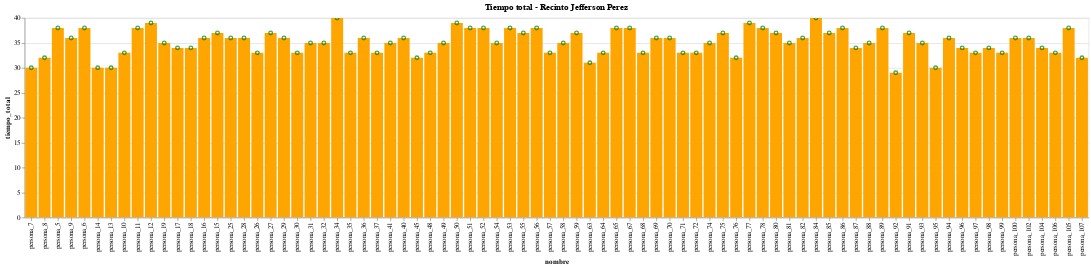

The code cell stored with this chart in its notebook:
### Markdown cell above
<h2>Total de de personas que realizaron el proceso de vacunación.</h2>

### Code cell
alt.Chart(df_data[df_data['resultado_vacuna']==1]).mark_bar(color='orange').encode(
    x=alt.X('nombre',sort=alt.EncodingSortField(field="id", op="count", order='ascending')),
    y='tiempo_total'
    )+alt.Chart(df_data[df_data['resultado_vacuna']==1]).mark_point(color='green').encode(
        x=alt.X('nombre',sort=alt.EncodingSortField(field="id", op="count", order='ascending')),
        y='tiempo_total').properties(title='Tiempo total - Recinto Jefferson Perez').interactive()

### Figure 1 — Vega-Lite specification as saved in the notebook (floating-point values rounded to 4 significant figures)
{"config": {"view": {"continuousWidth": 400, "continuousHeight": 300}}, "layer": [{"data": {"name": "data-af7898a4a376cb6851c0e39bcf5a9975"}, "mark": {"type": "bar", "color": "orange"}, "encoding": {"x": {"type": "nominal", "field": "nombre", "sort": {"field": "id", "op": "count", "order": "ascending"}}, "y": {"type": "quantitative", "field": "tiempo_total"}}}, {"data": {"name": "data-af7898a4a376cb6851c0e39bcf5a9975"}, "mark": {"type": "point", "color": "green"}, "encoding": {"x": {"type": "nominal", "field": "nombre", "sort": {"field": "id", "op": "count", "order": "ascending"}}, "y": {"type": "quantitative", "field": "tiempo_total"}}, "selection": {"selector001": {"type": "interval", "bind": "scales", "encodings": ["x", "y"]}}, "title": "Tiempo total - Recinto Jefferson Perez"}], "$schema": "https://vega.github.io/schema/vega-lite/v4.8.1.json", "datasets": {"data-af7898a4a376cb6851c0e39bcf5a9975": [{"id": 7, "nombre": "persona_7", "tiempo_exam": 20, "tiempo_datos": 2, "tiempo_vacuna": 5, "tiempo_certificado": 1, "tiempo_salida": 2, "tiempo_espera": 16, "resultado_vacuna": 1, "tiempo_total": 30}, {"id": 8, "nombre": "persona_8", "tiempo_exam": 20, "tiempo_datos": 2, "tiempo_vacuna": 6, "tiempo_certificado": 2, "tiempo_salida": 2, "tiempo_espera": 12, "resultado_vacuna": 1, "tiempo_total": 32}, {"id": 5, "nombre": "persona_5", "tiempo_exam": 20, "tiempo_datos": 3, "tiempo_vacuna": 9, "tiempo_certificado": 1, "tiempo_salida": 5, "tiempo_espera": 20, "resultado_vacuna": 1, "tiempo_total": 38}, {"id": 9, "nombre": "persona_9", "tiempo_exam": 20, "tiempo_datos": 3, "tiempo_vacuna": 9, "tiempo_certificado": 1, "tiempo_salida": 3, "tiempo_espera": 7, "resultado_vacuna": 1, "tiempo_total": 36}, {"id": 6, "nombre": "persona_6", "tiempo_exam": 20, "tiempo_datos": 4, "tiempo_vacuna": 9, "tiempo_certificado": 1, "tiempo_salida": 4, "tiempo_espera": 20, "resultado_vacuna": 1, "tiempo_total": 38}, {"id": 14, "nombre": "persona_14", "tiempo_exam": 20, "tiempo_datos": 2, "tiempo_vacuna": 6, "tiempo_certificado": 1, "tiempo_salida": 1, "tiempo_espera": 4, "resultado_vacuna": 1, "tiempo_total": 30}, {"id": 13, "nombre": "persona_13", "tiempo_exam": 20, "tiempo_datos": 3, "tiempo_vacuna": 5, "tiempo_certificado": 1, "tiempo_salida": 1, "tiempo_espera": 9, "resultado_vacuna": 1, "tiempo_total": 30}, {"id": 10, "nombre": "persona_10", "tiempo_exam": 20, "tiempo_datos": 2, "tiempo_vacuna": 8, "tiempo_certificado": 1, "tiempo_salida": 2, "tiempo_espera": 23, "resultado_vacuna": 1, "tiempo_total": 33}, {"id": 11, "nombre": "persona_11", "tiempo_exam": 20, "tiempo_datos": 3, "tiempo_vacuna": 9, "tiempo_certificado": 1, "tiempo_salida": 5, "tiempo_espera": 18, "resultado_vacuna": 1, "tiempo_total": 38}, {"id": 12, "nombre": "persona_12", "tiempo_exam": 20, "tiempo_datos": 2, "tiempo_vacuna": 10, "tiempo_certificado": 2, "tiempo_salida": 5, "tiempo_espera": 13, "resultado_vacuna": 1, "tiempo_total": 39}, {"id": 19, "nombre": "persona_19", "tiempo_exam": 20, "tiempo_datos": 2, "tiempo_vacuna": 8, "tiempo_certificado": 1, "tiempo_salida": 4, "tiempo_espera": 0, "resultado_vacuna": 1, "tiempo_total": 35}, {"id": 17, "nombre": "persona_17", "tiempo_exam": 20, "tiempo_datos": 4, "tiempo_vacuna": 6, "tiempo_certificado": 1, "tiempo_salida": 3, "tiempo_espera": 9, "resultado_vacuna": 1, "tiempo_total": 34}, {"id": 18, "nombre": "persona_18", "tiempo_exam": 20, "tiempo_datos": 4, "tiempo_vacuna": 8, "tiempo_certificado": 1, "tiempo_salida": 1, "tiempo_espera": 4, "resultado_vacuna": 1, "tiempo_total": 34}, {"id": 16, "nombre": "persona_16", "tiempo_exam": 20, "tiempo_datos": 4, "tiempo_vacuna": 9, "tiempo_certificado": 1, "tiempo_salida": 2, "tiempo_espera": 14, "resultado_vacuna": 1, "tiempo_total": 36}, {"id": 15, "nombre": "persona_15", "tiempo_exam": 20, "tiempo_datos": 4, "tiempo_vacuna": 9, "tiempo_certificado": 3, "tiempo_salida": 1, "tiempo_espera": 19, "resultado_vacuna": 1, "tiempo_total": 37}, {"id": 25, "nombre": "persona_25", "tiempo_exam": 20, "tiempo_datos": 2, "tiempo_vacuna": 7, "tiempo_certificado": 3, "tiempo_salida": 4, "tiempo_espera": 14, "resultado_vacuna": 1, "tiempo_total": 36}, {"id": 28, "nombre": "persona_28", "tiempo_exam": 20, "tiempo_datos": 3, "tiempo_vacuna": 8, "tiempo_certificado": 1, "tiempo_salida": 4, "tiempo_espera": 0, "resultado_vacuna": 1, "tiempo_total": 36}, {"id": 26, "nombre": "persona_26", "tiempo_exam": 20, "tiempo_datos": 4, "tiempo_vacuna": 7, "tiempo_certificado": 1, "tiempo_salida": 1, "tiempo_espera": 9, "resultado_vacuna": 1, "tiempo_total": 33}, {"id": 27, "nombre": "persona_27", "tiempo_exam": 20, "tiempo_datos": 4, "tiempo_vacuna": 6, "tiempo_certificado": 3, "tiempo_salida": 4, "tiempo_espera": 4, "resultado_vacuna": 1, "tiempo_total": 37}, {"id": 29, "nombre": "persona_29", "tiempo_exam": 20, "tiempo_datos": 3, "tiempo_vacuna": 10, "tiempo_certificado": 1, "tiempo_salida": 2, "tiempo_espera": 0, "resultado_vacuna": 1, "tiempo_total": 36}, {"id": 30, "nombre": "persona_30", "tiempo_exam": 20, "tiempo_datos": 4, "tiempo_vacuna": 5, "tiempo_certificado": 2, "tiempo_salida": 2, "tiempo_espera": 11, "resultado_vacuna": 1, "tiempo_total": 33}, {"id": 31, "nombre": "persona_31", "tiempo_exam": 20, "tiempo_datos": 3, "tiempo_vacuna": 9, "tiempo_certificado": 1, "tiempo_salida": 2, "tiempo_espera": 6, "resultado_vacuna": 1, "tiempo_total": 35}, {"id": 32, "nombre": "persona_32", "tiempo_exam": 20, "tiempo_datos": 4, "tiempo_vacuna": 9, "tiempo_certificado": 1, "tiempo_salida": 1, "tiempo_espera": 1, "resultado_vacuna": 1, "tiempo_total": 35}, {"id": 34, "nombre": "persona_34", "tiempo_exam": 20, "tiempo_datos": 3, "tiempo_vacuna": 10, "tiempo_certificado": 2, "tiempo_salida": 5, "tiempo_espera": 0, "resultado_vacuna": 1, "tiempo_total": 40}, {"id": 35, "nombre": "persona_35", "tiempo_exam": 20, "tiempo_datos": 3, "tiempo_vacuna": 5, "tiempo_certificado": 2, "tiempo_salida": 3, "tiempo_espera": 7, "resultado_vacuna": 1, "tiempo_total": 33}, {"id": 36, "nombre": "persona_36", "tiempo_exam": 20, "tiempo_datos": 2, "tiempo_vacuna": 9, "tiempo_certificado": 1, "tiempo_salida": 4, "tiempo_espera": 3, "resultado_vacuna": 1, "tiempo_total": 36}, {"id": 37, "nombre": "persona_37", "tiempo_exam": 20, "tiempo_datos": 2, "tiempo_vacuna": 8, "tiempo_certificado": 2, "tiempo_salida": 1, "tiempo_espera": 0, "resultado_vacuna": 1, "tiempo_total": 33}, {"id": 41, "nombre": "persona_41", "tiempo_exam": 20, "tiempo_datos": 3, "tiempo_vacuna": 7, "tiempo_certificado": 3, "tiempo_salida": 2, "tiempo_espera": 1, "resultado_vacuna": 1, "tiempo_total": 35}, {"id": 40, "nombre": "persona_40", "tiempo_exam": 20, "tiempo_datos": 3, "tiempo_vacuna": 10, "tiempo_certificado": 1, "tiempo_salida": 2, "tiempo_espera": 5, "resultado_vacuna": 1, "tiempo_total": 36}, {"id": 45, "nombre": "persona_45", "tiempo_exam": 20, "tiempo_datos": 3, "tiempo_vacuna": 7, "tiempo_certificado": 1, "tiempo_salida": 1, "tiempo_espera": 2, "resultado_vacuna": 1, "tiempo_total": 32}, {"id": 48, "nombre": "persona_48", "tiempo_exam": 20, "tiempo_datos": 4, "tiempo_vacuna": 6, "tiempo_certificado": 2, "tiempo_salida": 1, "tiempo_espera": 0, "resultado_vacuna": 1, "tiempo_total": 33}, {"id": 49, "nombre": "persona_49", "tiempo_exam": 20, "tiempo_datos": 4, "tiempo_vacuna": 5, "tiempo_certificado": 1, "tiempo_salida": 5, "tiempo_espera": 0, "resultado_vacuna": 1, "tiempo_total": 35}, {"id": 50, "nombre": "persona_50", "tiempo_exam": 20, "tiempo_datos": 4, "tiempo_vacuna": 10, "tiempo_certificado": 2, "tiempo_salida": 3, "tiempo_espera": 0, "resultado_vacuna": 1, "tiempo_total": 39}, {"id": 51, "nombre": "persona_51", "tiempo_exam": 20, "tiempo_datos": 3, "tiempo_vacuna": 10, "tiempo_certificado": 1, "tiempo_salida": 4, "tiempo_espera": 0, "resultado_vacuna": 1, "tiempo_total": 38}, {"id": 52, "nombre": "persona_52", "tiempo_exam": 20, "tiempo_datos": 2, "tiempo_vacuna": 10, "tiempo_certificado": 2, "tiempo_salida": 4, "tiempo_espera": 0, "resultado_vacuna": 1, "tiempo_total": 38}, {"id": 54, "nombre": "persona_54", "tiempo_exam": 20, "tiempo_datos": 3, "tiempo_vacuna": 6, "tiempo_certificado": 1, "tiempo_salida": 5, "tiempo_espera": 0, "resultado_vacuna": 1, "tiempo_total": 35}, {"id": 53, "nombre": "persona_53", "tiempo_exam": 20, "tiempo_datos": 4, "tiempo_vacuna": 10, "tiempo_certificado": 2, "tiempo_salida": 2, "tiempo_espera": 0, "resultado_vacuna": 1, "tiempo_total": 38}, {"id": 55, "nombre": "persona_55", "tiempo_exam": 20, "tiempo_datos": 3, "tiempo_vacuna": 10, "tiempo_certificado": 1, "tiempo_salida": 3, "tiempo_espera": 0, "resultado_vacuna": 1, "tiempo_total": 37}, {"id": 56, "nombre": "persona_56", "tiempo_exam": 20, "tiempo_datos": 3, "tiempo_vacuna": 9, "tiempo_certificado": 2, "tiempo_salida": 4, "tiempo_espera": 0, "resultado_vacuna": 1, "tiempo_total": 38}, {"id": 57, "nombre": "persona_57", "tiempo_exam": 20, "tiempo_datos": 2, "tiempo_vacuna": 7, "tiempo_certificado": 2, "tiempo_salida": 2, "tiempo_espera": 0, "resultado_vacuna": 1, "tiempo_total": 33}, {"id": 58, "nombre": "persona_58", "tiempo_exam": 20, "tiempo_datos": 3, "tiempo_vacuna": 8, "tiempo_certificado": 1, "tiempo_salida": 3, "tiempo_espera": 0, "resultado_vacuna": 1, "tiempo_total": 35}, {"id": 59, "nombre": "persona_59", "tiempo_exam": 20, "tiempo_datos": 2, "tiempo_vacuna": 9, "tiempo_certificado": 2, "tiempo_salida": 4, "tiempo_espera": 0, "resultado_vacuna": 1, "tiempo_total": 37}, {"id": 63, "nombre": "persona_63", "tiempo_exam": 20, "tiempo_datos": 3, "tiempo_vacuna": 6, "tiempo_certificado": 1, "tiempo_salida": 1, "tiempo_espera": 0, "resultado_vacuna": 1, "tiempo_total": 31}, {"id": 64, "nombre": "persona_64", "tiempo_exam": 20, "tiempo_datos": 2, "tiempo_vacuna": 5, "tiempo_certificado": 3, "tiempo_salida": 3, "tiempo_espera": 0, "resultado_vacuna": 1, "tiempo_total": 33}, {"id": 65, "nombre": "persona_65", "tiempo_exam": 20, "tiempo_datos": 3, "tiempo_vacuna": 9, "tiempo_certificado": 2, "tiempo_salida": 4, "tiempo_espera": 0, "resultado_vacuna": 1, "tiempo_total": 38}, {"id": 67, "nombre": "persona_67", "tiempo_exam": 20, "tiempo_datos": 4, "tiempo_vacuna": 8, "tiempo_certificado": 2, "tiempo_salida": 4, "tiempo_espera": 0, "resultado_vacuna": 1, "tiempo_total": 38}, {"id": 68, "nombre": "persona_68", "tiempo_exam": 20, "tiempo_datos": 2, "tiempo_vacuna": 6, "tiempo_certificado": 2, "tiempo_salida": 3, "tiempo_espera": 0, "resultado_vacuna": 1, "tiempo_total": 33}, {"id": 69, "nombre": "persona_69", "tiempo_exam": 20, "tiempo_datos": 2, "tiempo_vacuna": 8, "tiempo_certificado": 2, "tiempo_salida": 4, "tiempo_espera": 0, "resultado_vacuna": 1, "tiempo_total": 36}, {"id": 70, "nombre": "persona_70", "tiempo_exam": 20, "tiempo_datos": 4, "tiempo_vacuna": 8, "tiempo_certificado": 2, "tiempo_salida": 2, "tiempo_espera": 0, "resultado_vacuna": 1, "tiempo_total": 36}, {"id": 71, "nombre": "persona_71", "tiempo_exam": 20, "tiempo_datos": 3, "tiempo_vacuna": 6, "tiempo_certificado": 3, "tiempo_salida": 1, "tiempo_espera": 0, "resultado_vacuna": 1, "tiempo_total": 33}, {"id": 72, "nombre": "persona_72", "tiempo_exam": 20, "tiempo_datos": 3, "tiempo_vacuna": 8, "tiempo_certificado": 1, "tiempo_salida": 1, "tiempo_espera": 0, "resultado_vacuna": 1, "tiempo_total": 33}, {"id": 74, "nombre": "persona_74", "tiempo_exam": 20, "tiempo_datos": 2, "tiempo_vacuna": 8, "tiempo_certificado": 2, "tiempo_salida": 3, "tiempo_espera": 0, "resultado_vacuna": 1, "tiempo_total": 35}, {"id": 75, "nombre": "persona_75", "tiempo_exam": 20, "tiempo_datos": 3, "tiempo_vacuna": 8, "tiempo_certificado": 2, "tiempo_salida": 4, "tiempo_espera": 0, "resultado_vacuna": 1, "tiempo_total": 37}, {"id": 76, "nombre": "persona_76", "tiempo_exam": 20, "tiempo_datos": 3, "tiempo_vacuna": 7, "tiempo_certificado": 1, "tiempo_salida": 1, "tiempo_espera": 0, "resultado_vacuna": 1, "tiempo_total": 32}, {"id": 77, "nombre": "persona_77", "tiempo_exam": 20, "tiempo_datos": 4, "tiempo_vacuna": 10, "tiempo_certificado": 1, "tiempo_salida": 4, "tiempo_espera": 0, "resultado_vacuna": 1, "tiempo_total": 39}, {"id": 78, "nombre": "persona_78", "tiempo_exam": 20, "tiempo_datos": 3, "tiempo_vacuna": 9, "tiempo_certificado": 1, "tiempo_salida": 5, "tiempo_espera": 0, "resultado_vacuna": 1, "tiempo_total": 38}, {"id": 80, "nombre": "persona_80", "tiempo_exam": 20, "tiempo_datos": 3, "tiempo_vacuna": 7, "tiempo_certificado": 2, "tiempo_salida": 5, "tiempo_espera": 0, "resultado_vacuna": 1, "tiempo_total": 37}, {"id": 81, "nombre": "persona_81", "tiempo_exam": 20, "tiempo_datos": 4, "tiempo_vacuna": 5, "tiempo_certificado": 1, "tiempo_salida": 5, "tiempo_espera": 0, "resultado_vacuna": 1, "tiempo_total": 35}, {"id": 82, "nombre": "persona_82", "tiempo_exam": 20, "tiempo_datos": 3, "tiempo_vacuna": 5, "tiempo_certificado": 3, "tiempo_salida": 5, "tiempo_espera": 0, "resultado_vacuna": 1, "tiempo_total": 36}, {"id": 84, "nombre": "persona_84", "tiempo_exam": 20, "tiempo_datos": 3, "tiempo_vacuna": 10, "tiempo_certificado": 2, "tiempo_salida": 5, "tiempo_espera": 0, "resultado_vacuna": 1, "tiempo_total": 40}, {"id": 85, "nombre": "persona_85", "tiempo_exam": 20, "tiempo_datos": 4, "tiempo_vacuna": 8, "tiempo_certificado": 1, "tiempo_salida": 4, "tiempo_espera": 0, "resultado_vacuna": 1, "tiempo_total": 37}, {"id": 86, "nombre": "persona_86", "tiempo_exam": 20, "tiempo_datos": 4, "tiempo_vacuna": 8, "tiempo_certificado": 3, "tiempo_salida": 3, "tiempo_espera": 0, "resultado_vacuna": 1, "tiempo_total": 38}, {"id": 87, "nombre": "persona_87", "tiempo_exam": 20, "tiempo_datos": 3, "tiempo_vacuna": 5, "tiempo_certificado": 3, "tiempo_salida": 3, "tiempo_espera": 0, "resultado_vacuna": 1, "tiempo_total": 34}, {"id": 88, "nombre": "persona_88", "tiempo_exam": 20, "tiempo_datos": 3, "tiempo_vacuna": 7, "tiempo_certificado": 2, "tiempo_salida": 3, "tiempo_espera": 0, "resultado_vacuna": 1, "tiempo_total": 35}, {"id": 89, "nombre": "persona_89", "tiempo_exam": 20, "tiempo_datos": 3, "tiempo_vacuna": 8, "tiempo_certificado": 2, "tiempo_salida": 5, "tiempo_espera": 0, "resultado_vacuna": 1, "tiempo_total": 38}, {"id": 92, "nombre": "persona_92", "tiempo_exam": 20, "tiempo_datos": 2, "tiempo_vacuna": 5, "tiempo_certificado": 1, "tiempo_salida": 1, "tiempo_espera": 0, "resultado_vacuna": 1, "tiempo_total": 29}, {"id": 91, "nombre": "persona_91", "tiempo_exam": 20, "tiempo_datos": 4, "tiempo_vacuna": 8, "tiempo_certificado": 2, "tiempo_salida": 3, "tiempo_espera": 0, "resultado_vacuna": 1, "tiempo_total": 37}, {"id": 93, "nombre": "persona_93", "tiempo_exam": 20, "tiempo_datos": 3, "tiempo_vacuna": 7, "tiempo_certificado": 2, "tiempo_salida": 3, "tiempo_espera": 0, "resultado_vacuna": 1, "tiempo_total": 35}, {"id": 95, "nombre": "persona_95", "tiempo_exam": 20, "tiempo_datos": 3, "tiempo_vacuna": 5, "tiempo_certificado": 1, "tiempo_salida": 1, "tiempo_espera": 0, "resultado_vacuna": 1, "tiempo_total": 30}, {"id": 94, "nombre": "persona_94", "tiempo_exam": 20, "tiempo_datos": 4, "tiempo_vacuna": 8, "tiempo_certificado": 3, "tiempo_salida": 1, "tiempo_espera": 0, "resultado_vacuna": 1, "tiempo_total": 36}, {"id": 96, "nombre": "persona_96", "tiempo_exam": 20, "tiempo_datos": 2, "tiempo_vacuna": 7, "tiempo_certificado": 1, "tiempo_salida": 4, "tiempo_espera": 0, "resultado_vacuna": 1, "tiempo_total": 34}, {"id": 97, "nombre": "persona_97", "tiempo_exam": 20, "tiempo_datos": 2, "tiempo_vacuna": 7, "tiempo_certificado": 3, "tiempo_salida": 1, "tiempo_espera": 0, "resultado_vacuna": 1, "tiempo_total": 33}, {"id": 98, "nombre": "persona_98", "tiempo_exam": 20, "tiempo_datos": 2, "tiempo_vacuna": 7, "tiempo_certificado": 2, "tiempo_salida": 3, "tiempo_espera": 0, "resultado_vacuna": 1, "tiempo_total": 34}, {"id": 99, "nombre": "persona_99", "tiempo_exam": 20, "tiempo_datos": 2, "tiempo_vacuna": 8, "tiempo_certificado": 1, "tiempo_salida": 2, "tiempo_espera": 0, "resultado_vacuna": 1, "tiempo_total": 33}, {"id": 100, "nombre": "persona_100", "tiempo_exam": 20, "tiempo_datos": 4, "tiempo_vacuna": 7, "tiempo_certificado": 3, "tiempo_salida": 2, "tiempo_espera": 0, "resultado_vacuna": 1, "tiempo_total": 36}, {"id": 102, "nombre": "persona_102", "tiempo_exam": 20, "tiempo_datos": 2, "tiempo_vacuna": 8, "tiempo_certificado": 1, "tiempo_salida": 5, "tiempo_espera": 0, "resultado_vacuna": 1, "tiempo_total": 36}, {"id": 104, "nombre": "persona_104", "tiempo_exam": 20, "tiempo_datos": 4, "tiempo_vacuna": 6, "tiempo_certificado": 3, "tiempo_salida": 1, "tiempo_espera": 0, "resultado_vacuna": 1, "tiempo_total": 34}, {"id": 106, "nombre": "persona_106", "tiempo_exam": 20, "tiempo_datos": 3, "tiempo_vacuna": 5, "tiempo_certificado": 2, "tiempo_salida": 3, "tiempo_espera": 0, "resultado_vacuna": 1, "tiempo_total": 33}, {"id": 105, "nombre": "persona_105", "tiempo_exam": 20, "tiempo_datos": 3, "tiempo_vacuna": 10, "tiempo_certificado": 3, "tiempo_salida": 2, "tiempo_espera": 0, "resultado_vacuna": 1, "tiempo_total": 38}, {"id": 107, "nombre": "persona_107", "tiempo_exam": 20, "tiempo_datos": 4, "tiempo_vacuna": 5, "tiempo_certificado": 2, "tiempo_salida": 1, "tiempo_espera": 0, "resultado_vacuna": 1, "tiempo_total": 32}]}}
